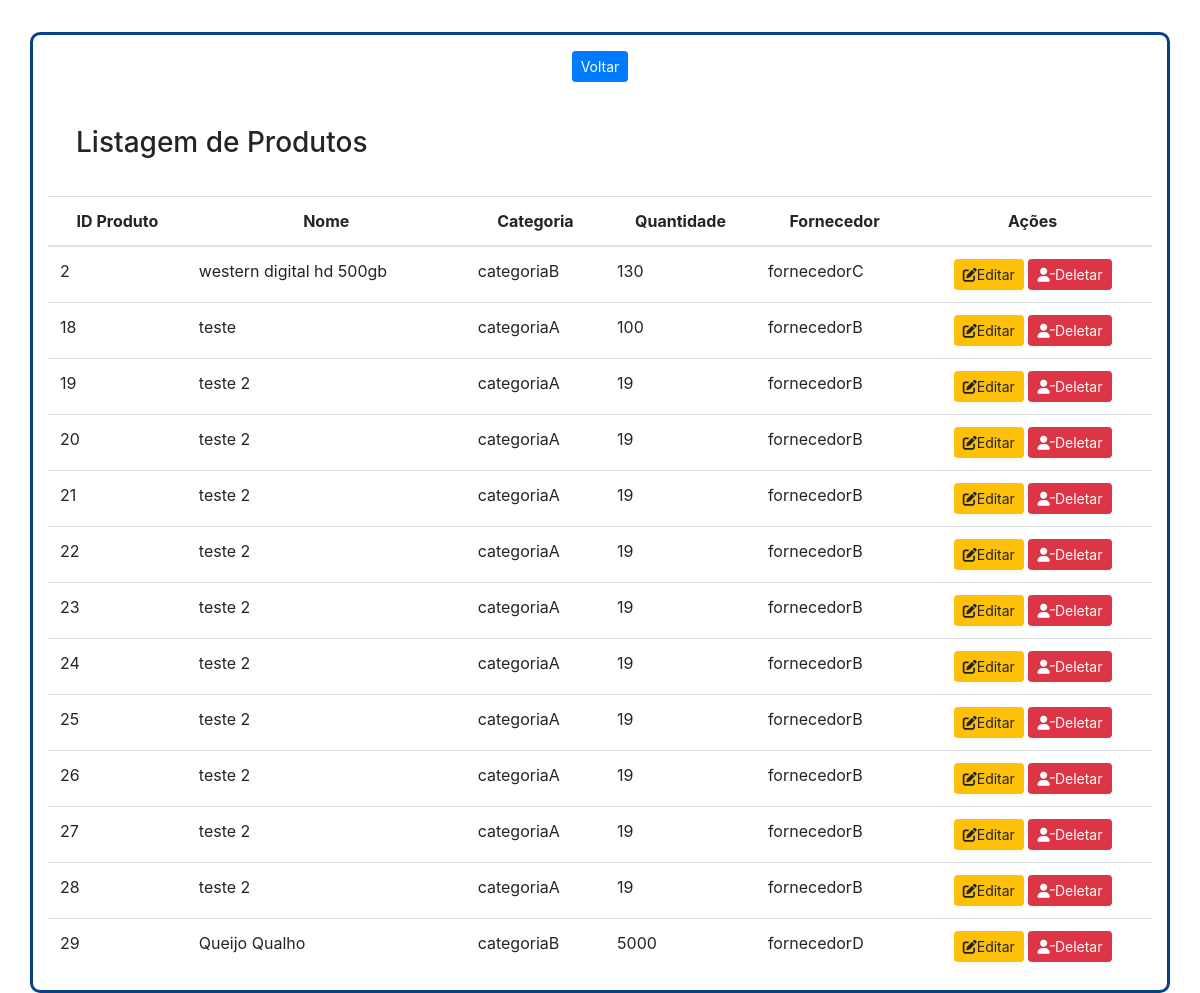
The page /produtos/listagem_produtos.php on the database its author committed.
### tables this page shows
CREATE TABLE `produto` (
  `id` int(11) NOT NULL AUTO_INCREMENT,
  `nomeProduto` varchar(200) NOT NULL,
  `categoria` varchar(45) NOT NULL,
  `quantidade` int(11) NOT NULL,
  `fornecedor` varchar(45) NOT NULL,
  PRIMARY KEY (`id`)
);

### produtos/listagem_produtos.php (the view, shortened to what this page needs)
<!DOCTYPE html>
<html>
<head>
	<link rel="stylesheet" href="https://stackpath.bootstrapcdn.com/bootstrap/4.1.3/css/bootstrap.min.css">
	<link rel="stylesheet" type="text/css" href="../css/style.css">
</head>
<body>
	<div class="container" id="table">
		<div class="container text-center" style="padding: 1em;">
			<a href="../index.php" class="btn btn btn-primary btn-sm" >Voltar</a>
		</div>
		<h3 style="padding: 1em;">Listagem de Produtos</h3>
		<table class="table">
		  <thead class="text-center">
		    <tr>
		      <th scope="col">ID Produto</th>
		      <th scope="col">Nome</th>
		      <th scope="col">Categoria</th>
		      <th scope="col">Quantidade</th>
		      <th>Fornecedor</th>
		      <th>Ações</th>
		    </tr>
		  </thead>
		    	<?php
				  include '../conexao_db/conexao.php';
				  $query = "SELECT * FROM curso_udemy.produto;";
				  $search = mysqli_query($conexao,$query);
				  while ($credenciais = mysqli_fetch_array($search)) {
				  	$idproduto = $credenciais['id'];
				  	$nomeproduto = $credenciais['nomeProduto'];
				  	$categoria = $credenciais['categoria'];
				  	$qtd = $credenciais['quantidade'];
				  	$fornecedor = $credenciais['fornecedor'];
		  		 ?>
		 	<tr>
		      <td><?php echo $idproduto  ?></td>
		      <td><?php echo $nomeproduto  ?></td>
		      <td><?php echo $categoria  ?></td>
		      <td><?php echo $qtd  ?></td>
		      <td><?php echo $fornecedor  ?></td>
		      <td>
		      	<div class="text-center">
			      	<a class="btn btn-warning btn-sm" href="editar_produto.php?id=<?php echo $idproduto ?>" role="button"><i class="fas fa-edit"></i>Editar</a>
			      	<a class="btn btn-danger btn-sm" href="deletar_produto.php?id=<?php echo $idproduto ?>" role="button"><i class="fas fa-user-minus"></i>Deletar</a>
			   </div>
		      </td>
		  		<?php } ?>
		  	</tr>
		</table>
	</div>
</body>
</html>

### css/style.css (style rules this page uses)
#table { width: 100%; margin-top: 2em; border-style: solid; border-radius: 10px; border-color: #084188; }

### rows shown on the page
produto: id "2", nomeProduto "western digital hd 500gb", categoria "categoriaB", quantidade "130", fornecedor "fornecedorC"
produto: id "18", nomeProduto "teste", categoria "categoriaA", quantidade "100", fornecedor "fornecedorB"
produto: id "19", nomeProduto "teste 2", categoria "categoriaA", quantidade "19", fornecedor "fornecedorB"
produto: id "20", nomeProduto "teste 2", categoria "categoriaA", quantidade "19", fornecedor "fornecedorB"
produto: id "21", nomeProduto "teste 2", categoria "categoriaA", quantidade "19", fornecedor "fornecedorB"
produto: id "22", nomeProduto "teste 2", categoria "categoriaA", quantidade "19", fornecedor "fornecedorB"
produto: id "23", nomeProduto "teste 2", categoria "categoriaA", quantidade "19", fornecedor "fornecedorB"
produto: id "24", nomeProduto "teste 2", categoria "categoriaA", quantidade "19", fornecedor "fornecedorB"
produto: id "25", nomeProduto "teste 2", categoria "categoriaA", quantidade "19", fornecedor "fornecedorB"
produto: id "26", nomeProduto "teste 2", categoria "categoriaA", quantidade "19", fornecedor "fornecedorB"
produto: id "27", nomeProduto "teste 2", categoria "categoriaA", quantidade "19", fornecedor "fornecedorB"
produto: id "28", nomeProduto "teste 2", categoria "categoriaA", quantidade "19", fornecedor "fornecedorB"
produto: id "29", nomeProduto "Queijo Qualho", categoria "categoriaB", quantidade "5000", fornecedor "fornecedorD"
